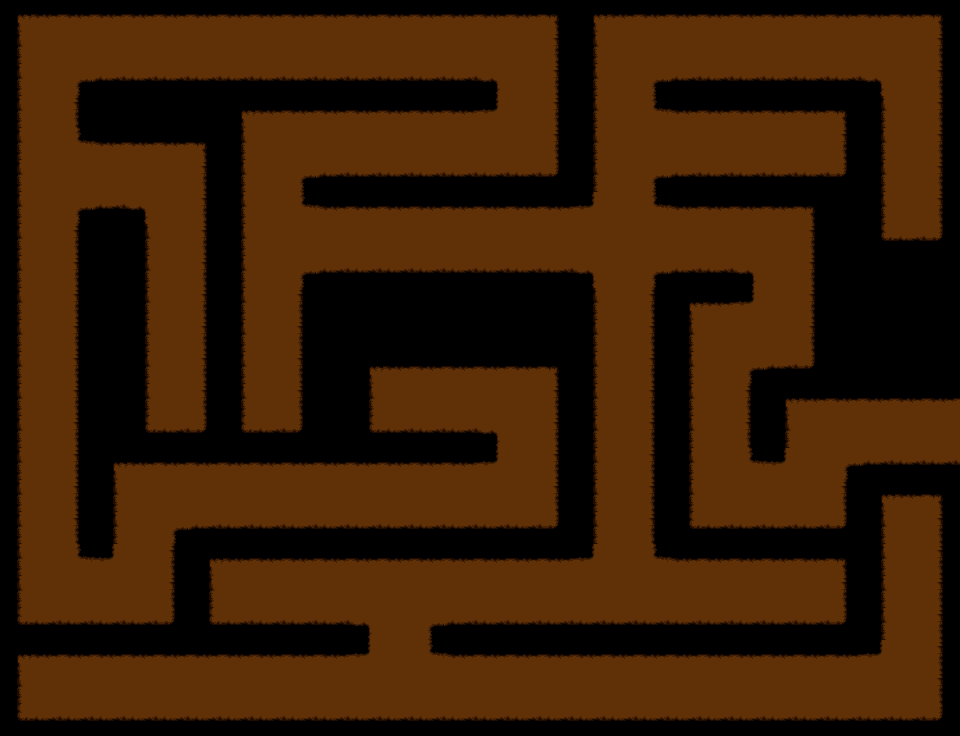

A 2D game scene composited from a Tiled map and its tileset images. What follows is a short description and the map's XML, with each tile layer's data collapsed to a summary:
An orthogonal 30x23 tile map with 32x32 px tiles, 2 tile layers (Fundo, Labirinto) and 25 objects (10x Score, Jogador, Levelmap).

<map version="1.0" tiledversion="1.1.4" orientation="orthogonal" renderorder="right-down" width="30" height="23" tilewidth="32" tileheight="32" infinite="0" nextobjectid="17">
 <tileset firstgid="1" name="fundocaverna_spritesheet" tilewidth="32" tileheight="32" tilecount="15" columns="5">
  <image source="tilesets/fundocaverna_spritesheet.png" width="160" height="96" />
  <terraintypes>
   <terrain name="cave" tile="8" />
  </terraintypes>
  <tile id="0" terrain="0,0,0,">
   <properties>
    <property name="config" value="assets/mapa/tilesets/config_mapa.txt" />
   </properties>
   <objectgroup draworder="index">
    <object id="1" x="14" y="17.3333" width="17.3333" height="14.3333" />
   </objectgroup>
  </tile>
  <tile id="1" terrain="0,0,,0">
   <objectgroup draworder="index">
    <object id="1" x="0.333333" y="17" width="16.3333" height="15.3333" />
   </objectgroup>
  </tile>
  <tile id="2" terrain=",,,0">
   <objectgroup draworder="index">
    <object id="1" x="18" y="31.4545">
     <polyline points="0,0 -0.363636,-16.7273 14,-16.7273 14,-31.6364 -17.8182,-31.4545 -18,0.727273 -0.363636,0.363636" />
    </object>
   </objectgroup>
  </tile>
  <tile id="3" terrain=",,0,0">
   <objectgroup draworder="index">
    <object id="1" x="0" y="0" width="31.8182" height="14.9091" />
   </objectgroup>
  </tile>
  <tile id="4" terrain=",,0,">
   <objectgroup draworder="index">
    <object id="1" x="0" y="14.5455">
     <polyline points="0,0 0,-14.7273 31.6364,-14.5455 32.1818,17.0909 13.8182,17.2727 13.2727,0 0.363636,0" />
    </object>
   </objectgroup>
  </tile>
  <tile id="5" terrain="0,,0,0">
   <objectgroup draworder="index">
    <object id="1" x="14.3333" y="0" width="17.6667" height="14.6667" />
   </objectgroup>
  </tile>
  <tile id="6" terrain=",0,0,0">
   <objectgroup draworder="index">
    <object id="1" x="0" y="0" width="16.6667" height="14.3333" />
   </objectgroup>
  </tile>
  <tile id="7" terrain=",0,,0">
   <objectgroup draworder="index">
    <object id="1" x="0" y="0.181818" width="18.3636" height="31.8182" />
   </objectgroup>
  </tile>
  <tile id="8" terrain="0,0,0,0" />
  <tile id="9" terrain="0,,0,">
   <objectgroup draworder="index">
    <object id="1" x="14" y="0.181818" width="18" height="31.6364" />
   </objectgroup>
  </tile>
  <tile id="10">
   <objectgroup draworder="index">
    <object id="1" x="0.333333" y="0" width="31.6667" height="32.3333" />
   </objectgroup>
  </tile>
  <tile id="12" terrain=",0,,">
   <objectgroup draworder="index">
    <object id="2" x="0" y="0">
     <polyline points="0,0 -0.181818,31.6364 31.8182,31.6364 32,16.1818 18.9091,16.3636 18.5455,0 0.181818,-0.181818" />
    </object>
   </objectgroup>
  </tile>
  <tile id="13" terrain="0,0,,">
   <objectgroup draworder="index">
    <object id="1" x="0.181818" y="15.4545" width="31.6364" height="16.7273" />
   </objectgroup>
  </tile>
  <tile id="14" terrain="0,,,">
   <objectgroup draworder="index">
    <object id="1" x="0" y="16.7273">
     <polyline points="0,0 13.6364,0 13.8182,-16.3636 31.6364,-16.3636 32,15.0909 0.181818,15.0909 -0.181818,0" />
    </object>
   </objectgroup>
  </tile>
 </tileset>
 <layer name="Fundo" width="30" height="23">
  <data>[690 cells, 690 non-empty, 1 distinct tile ids]</data>
 </layer>
 <layer name="Labirinto" width="30" height="23">
  <data>[690 cells, 642 non-empty, 13 distinct tile ids]</data>
 </layer>
 <objectgroup name="Objetos">
  <object id="5" name="Score1" type="Score" x="320" y="225" width="32" height="32" />
  <object id="8" name="Score5" type="Score" x="896" y="193" width="32" height="32" />
  <object id="9" name="Score3" type="Score" x="160" y="384" width="32" height="32" />
  <object id="10" name="Score9" type="Score" x="32" y="673" width="32" height="32" />
  <object id="11" name="Score6" type="Score" x="897" y="512" width="32" height="32" />
  <object id="12" name="Score4" type="Score" x="800" y="128" width="32" height="32" />
  <object id="13" name="Score7" type="Score" x="224" y="576" width="32" height="32" />
  <object id="14" name="Score2" type="Score" x="256" y="384" width="32" height="32" />
  <object id="15" name="Score8" type="Score" x="800" y="576" width="32" height="32" />
  <object id="16" name="Score10" type="Score" x="383.667" y="383.667" width="32" height="32" />
 </objectgroup>
 <objectgroup name="Player">
  <object id="3" name="Player1" type="Jogador" x="480" y="384" width="32" height="32" />
 </objectgroup>
 <objectgroup name="Portal">
  <object id="2" name="Portal1" type="Levelmap" x="903" y="407" width="54" height="50" />
 </objectgroup>
</map>
